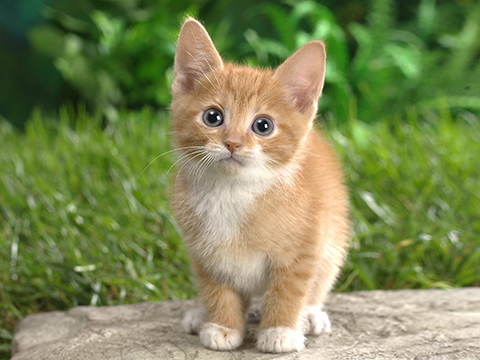
#> input picture cat.jpg, 480 x 360 px
$ jupyter execute smoothing.ipynb
#> lines starting #> are read from the running program, lines starting #| are printed output that depends on the picture
[cell 1]
import cv2
import numpy as np
from matplotlib import pyplot as plt

[cell 2]
img = cv2.imread('cat.jpg',0)
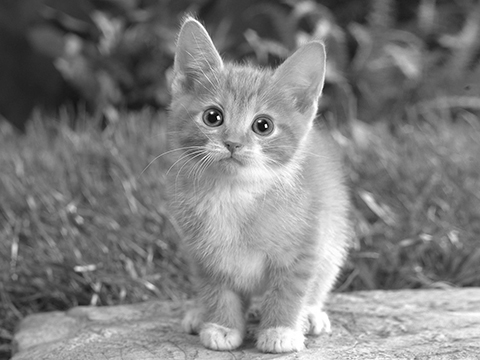
#> img: shape (360, 480); min 0, max 255, mean 127.2

[cell 3]
#averaging filter
kernel = np.ones((5,5),np.float32)/25
smooth_img = cv2.filter2D(img,-1,kernel)

[cell 4]
plt.subplot(121),plt.imshow(img,"gray")
plt.subplot(122),plt.imshow(smooth_img,"gray")
plt.show()
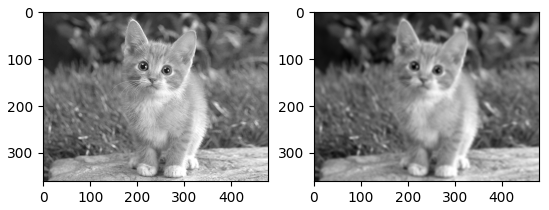
#> figure drawn by matplotlib, 2 panels

[cell 5]
#box filter
blur_img = cv2.blur(img,(5,5))

[cell 6]
plt.subplot(121),plt.imshow(img,"gray")
plt.subplot(122),plt.imshow(blur_img,"gray")
plt.show()

[cell 7]
#gaussian blur
gaussian_blur = cv2.GaussianBlur(img,(5,5),0)

[cell 8]
plt.subplot(121),plt.imshow(img,"gray")
plt.subplot(122),plt.imshow(gaussian_blur,"gray")
plt.show()

[cell 9]
#median blur
median_blur = cv2.medianBlur(img,5)

[cell 10]
plt.subplot(121),plt.imshow(img,"gray")
plt.subplot(122),plt.imshow(median_blur,"gray")
plt.show()

[cell 11]
#NLM for denoising
img = cv2.imread('Guassian.jpeg')
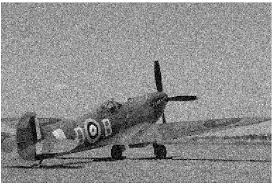
#> input picture Guassian.jpeg, 274 x 184 px
#> img is the input picture: shape (184, 274, 3); min 0, max 255, mean 143.2
plt.imshow(img,"gray")
plt.show()

[cell 12]
denoised_img = cv2.fastNlMeansDenoising(img,None,10,7,21)
plt.imshow(denoised_img,"gray")
plt.show()
